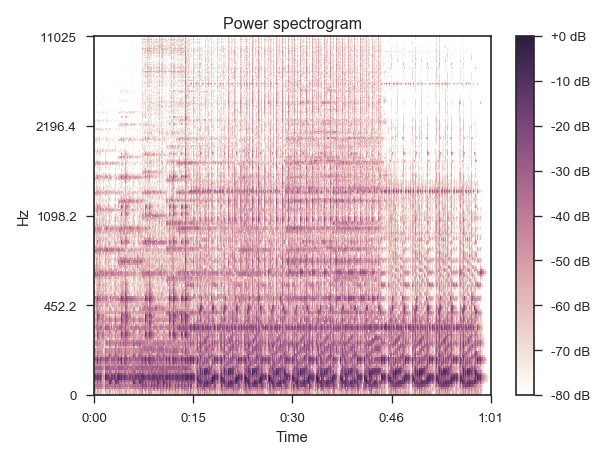

Python code for this plot:
y, sr = librosa.load(librosa.util.example_audio_file())
D = librosa.stft(y)
D
# array([[  2.576e-03 -0.000e+00j,   4.327e-02 -0.000e+00j, ...,
# 3.189e-04 -0.000e+00j,  -5.961e-06 -0.000e+00j],
# [  2.441e-03 +2.884e-19j,   5.145e-02 -5.076e-03j, ...,
# -3.885e-04 -7.253e-05j,   7.334e-05 +3.868e-04j],
# ...,
# [ -7.120e-06 -1.029e-19j,  -1.951e-09 -3.568e-06j, ...,
# -4.912e-07 -1.487e-07j,   4.438e-06 -1.448e-05j],
# [  7.136e-06 -0.000e+00j,   3.561e-06 -0.000e+00j, ...,
# -5.144e-07 -0.000e+00j,  -1.514e-05 -0.000e+00j]], dtype=complex64)

# Use left-aligned frames, instead of centered frames

D_left = librosa.stft(y, center=False)

# Use a shorter hop length

D_short = librosa.stft(y, hop_length=64)

# Display a spectrogram

import matplotlib.pyplot as plt
librosa.display.specshow(librosa.logamplitude(np.abs(D)**2,
                                              ref_power=np.max),
                         y_axis='log', x_axis='time')
plt.title('Power spectrogram')
plt.colorbar(format='%+2.0f dB')
plt.tight_layout()
